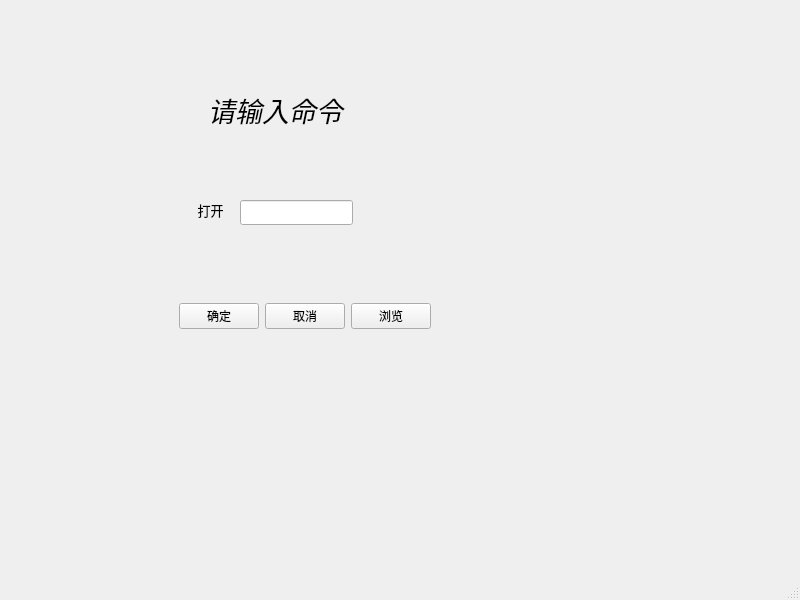
<?xml version="1.0" encoding="UTF-8"?>
<ui version="4.0">
 <class>MainWindow</class>
 <widget class="QMainWindow" name="MainWindow">
  <property name="geometry">
   <rect>
    <x>0</x>
    <y>0</y>
    <width>800</width>
    <height>600</height>
   </rect>
  </property>
  <property name="windowTitle">
   <string>MainWindow</string>
  </property>
  <widget class="QWidget" name="centralwidget">
   <widget class="QLabel" name="label">
    <property name="geometry">
     <rect>
      <x>190</x>
      <y>200</y>
      <width>41</width>
      <height>21</height>
     </rect>
    </property>
    <property name="text">
     <string>&lt;html&gt;&lt;head/&gt;&lt;body&gt;&lt;p align=&quot;center&quot;&gt;&lt;span style=&quot; font-size:10pt;&quot;&gt;打开&lt;/span&gt;&lt;/p&gt;&lt;/body&gt;&lt;/html&gt;</string>
    </property>
   </widget>
   <widget class="QLabel" name="label_2">
    <property name="geometry">
     <rect>
      <x>180</x>
      <y>90</y>
      <width>191</width>
      <height>41</height>
     </rect>
    </property>
    <property name="font">
     <font>
      <family>Ubuntu Condensed</family>
      <italic>true</italic>
     </font>
    </property>
    <property name="text">
     <string>&lt;html&gt;&lt;head/&gt;&lt;body&gt;&lt;p align=&quot;center&quot;&gt;&lt;span style=&quot; font-size:20pt;&quot;&gt;请输入命令&lt;/span&gt;&lt;/p&gt;&lt;/body&gt;&lt;/html&gt;</string>
    </property>
   </widget>
   <widget class="QLineEdit" name="cmdlineEdit">
    <property name="geometry">
     <rect>
      <x>240</x>
      <y>200</y>
      <width>113</width>
      <height>25</height>
     </rect>
    </property>
   </widget>
   <widget class="QWidget" name="">
    <property name="geometry">
     <rect>
      <x>130</x>
      <y>300</y>
      <width>301</width>
      <height>33</height>
     </rect>
    </property>
    <layout class="QHBoxLayout" name="horizontalLayout">
     <item>
      <spacer name="horizontalSpacer">
       <property name="orientation">
        <enum>Qt::Horizontal</enum>
       </property>
       <property name="sizeHint" stdset="0">
        <size>
         <width>40</width>
         <height>20</height>
        </size>
       </property>
      </spacer>
     </item>
     <item>
      <widget class="QPushButton" name="commitButton">
       <property name="text">
        <string>确定</string>
       </property>
      </widget>
     </item>
     <item>
      <widget class="QPushButton" name="cancelButton">
       <property name="text">
        <string>取消</string>
       </property>
      </widget>
     </item>
     <item>
      <widget class="QPushButton" name="browseButton">
       <property name="text">
        <string>浏览</string>
       </property>
      </widget>
     </item>
    </layout>
   </widget>
  </widget>
  <widget class="QMenuBar" name="menubar">
   <property name="geometry">
    <rect>
     <x>0</x>
     <y>0</y>
     <width>800</width>
     <height>22</height>
    </rect>
   </property>
  </widget>
  <widget class="QStatusBar" name="statusbar"/>
 </widget>
 <resources/>
 <connections/>
</ui>
